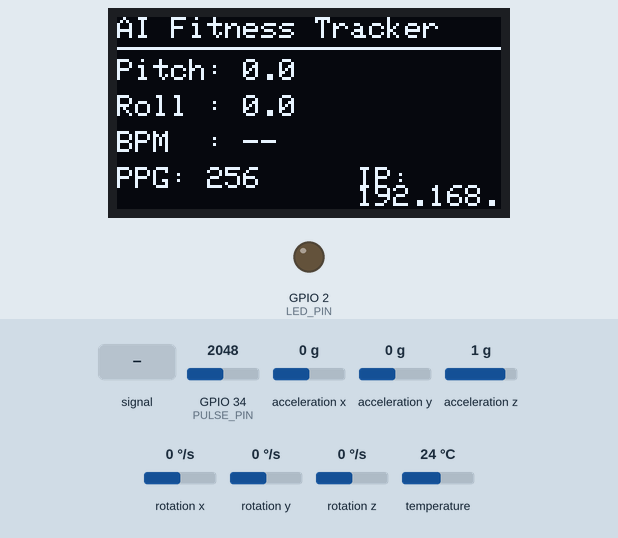
Simulated run of this sketch. Board: ESP32. Parts: 128×64 one-colour display, output pins drawn as LEDs (lit = HIGH). The inputs (shaded band) are chosen by the test bench; at power-on: GPIO 34 (PULSE_PIN) = 2048, acceleration x 0 g, acceleration y 0 g, acceleration z 1 g, rotation x 0 °/s, rotation y 0 °/s, rotation z 0 °/s, temperature 24 °C. WiFi joins after 1.5 s; servers stay silent unless stated; what the sketch prints to the serial monitor is not drawn.

Above: at 10.3 s.
10.4 s: GPIO 34 (PULSE_PIN) fed a 200 Hz sine of ±1842 counts around its level
At 10.66 s:
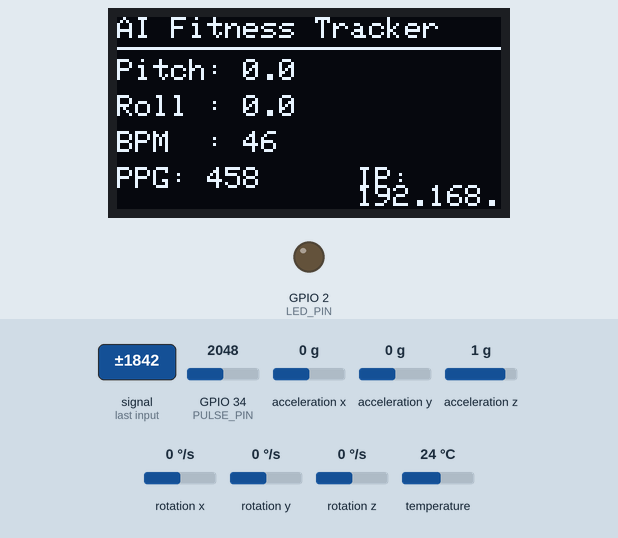
12.4 s: GPIO 34 (PULSE_PIN) set to 2866
At 13.2 s:
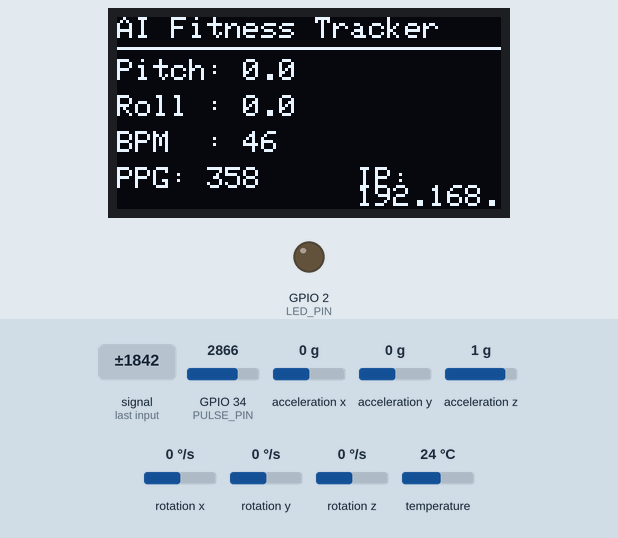
14.0 s: acceleration x set to -1.4 g
At 14.9 s:
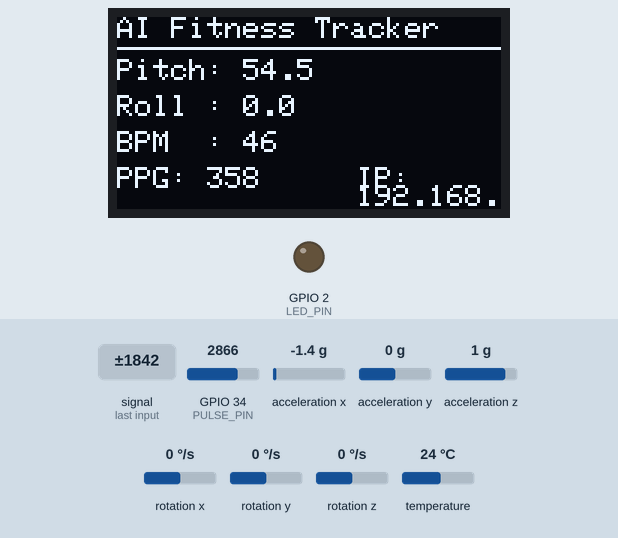
15.8 s: acceleration y set to -1.4 g
At 16.8 s:
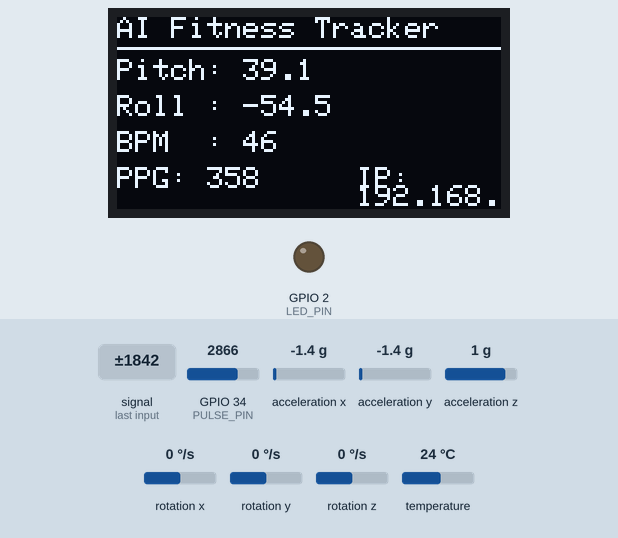
17.6 s: acceleration z set to -1.4 g
At 18.8 s:
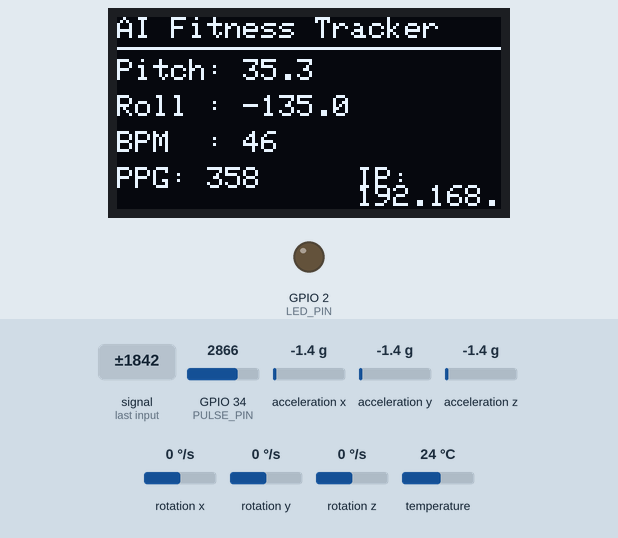
19.5 s: GPIO 34 (PULSE_PIN) fed a 1000 Hz sine of ±1023 counts around its level
At 19.72 s:
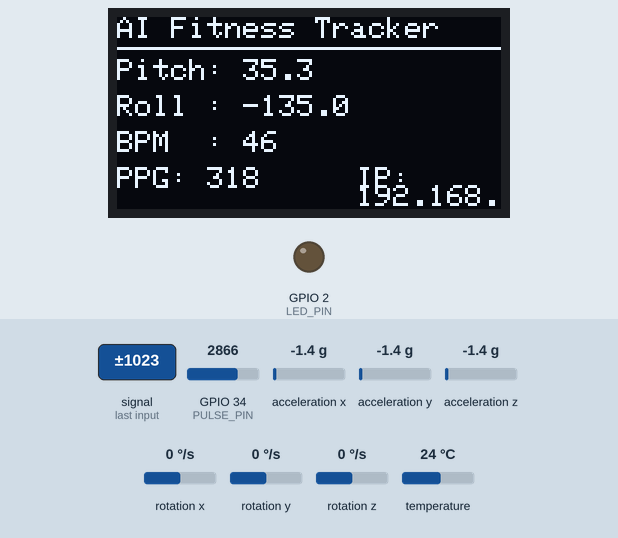
Timing chart, 0 to 22.1 s (numbered marks = the images above; inputs shaded):
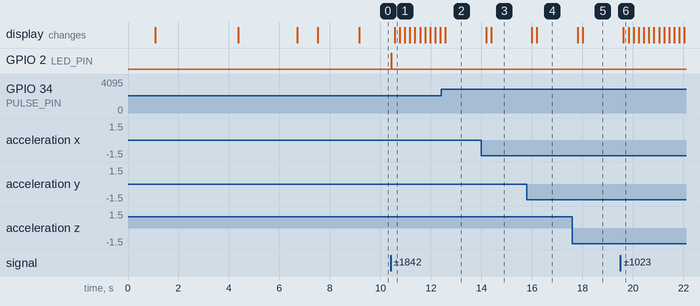

The sketch:

esp32_fitness_tracker.ino
```cpp
/*
  Final: ESP32 Fitness Tracker
  - MPU6050 (GY-521) with auto-calibration + smoothing
  - Circular analog pulse sensor (OUT -> ADC pin)
  - 0.96" OLED SSD1306 (I2C)
  - WiFi + WebSocket server (JSON broadcast)
  Notes:
    SDA -> GPIO 21, SCL -> GPIO 22
    Pulse OUT -> GPIO 34 (ADC)
    OLED address assumed 0x3C
    Replace WiFi SSID/PASSWORD below
*/

#include <WiFi.h>
#include <WebSocketsServer.h>
#include <Wire.h>
#include <Adafruit_GFX.h>
#include <Adafruit_SSD1306.h>
#include <Adafruit_MPU6050.h>
#include <Adafruit_Sensor.h>
#include <ArduinoJson.h>

// ======== CONFIG ========
const char* ssid = "Utkarsh's Galaxy A54 5G";
const char* password = "123456ab";

#define SCREEN_WIDTH 128
#define SCREEN_HEIGHT 64
#define OLED_ADDR 0x3C

#define I2C_SDA 21
#define I2C_SCL 22

#define PULSE_PIN 34   // analog input for circular pulse sensor
#define LED_PIN 2      // blink on beat

// ======== OBJECTS ========
Adafruit_SSD1306 display(SCREEN_WIDTH, SCREEN_HEIGHT, &Wire, -1);
Adafruit_MPU6050 mpu;
WebSocketsServer webSocket(81);

// ======== GLOBALS ========
// MPU / orientation
float pitch_smooth = 0.0f;
float roll_smooth  = 0.0f;
float pitch_offset = 0.0f;
float roll_offset  = 0.0f;
float yaw = 0.0f;
const float alpha = 0.90f;   // smoothing factor (0..1) higher = smoother/slower

// Raw sensor values for backend analytics
float ax_raw = 0.0f;
float ay_raw = 0.0f;
float az_raw = 0.0f;
float gx_dps = 0.0f;
float gy_dps = 0.0f;
float gz_dps = 0.0f;

// Pulse sensor
int sensorSignal = 0;        // ADC reading
int threshold = 520;         // adjust to your sensor; tune between ~480-550
bool pulseDetected = false;
unsigned long lastPeakTime = 0;
float bpm = 0.0f;
const int avgWindow = 8;
float bpmBuffer[avgWindow] = {0};
int bpmIndex = 0;
float avgBPM = 0.0f;

// Timing
unsigned long lastSend = 0;
const unsigned long sendInterval = 200;   // ms - broadcast interval
unsigned long lastDisplayUpdate = 0;
const unsigned long displayInterval = 200; // ms

// ======== PROTOTYPES ========
void displayIntro(const char* line1, const char* line2);
void calibrateMPU();
void readSensorsAndCompute();
void readPulse();
void updateDisplay();
void sendSensorData();
void webSocketEvent(uint8_t num, WStype_t type, uint8_t * payload, size_t length);

// ======== SETUP ========
void setup() {
  Serial.begin(115200);
  Wire.begin(I2C_SDA, I2C_SCL);

  pinMode(LED_PIN, OUTPUT);
  digitalWrite(LED_PIN, LOW);

  // OLED init
  if (!display.begin(SSD1306_SWITCHCAPVCC, OLED_ADDR)) {
    Serial.println("OLED init failed (address 0x3C?)");
    // halt here because display is important for this project
    for (;;);
  }
  display.clearDisplay();
  display.setTextColor(SSD1306_WHITE);
  displayIntro("AI Fitness Tracker", "Initializing...");

  // MPU6050 init
  if (!mpu.begin()) {
    displayIntro("MPU6050", "Connection Failed!");
    Serial.println("MPU6050 not found - check wiring");
    for (;;);
  }
  mpu.setAccelerometerRange(MPU6050_RANGE_2_G);
  mpu.setGyroRange(MPU6050_RANGE_250_DEG);
  mpu.setFilterBandwidth(MPU6050_BAND_21_HZ);
  delay(200);

  displayIntro("Calibrating MPU", "Keep device still");
  calibrateMPU();

  // WiFi
  displayIntro("WiFi", "Connecting...");
  WiFi.begin(ssid, password);
  Serial.print("Connecting to WiFi");
  int attempts = 0;
  while (WiFi.status() != WL_CONNECTED && attempts < 40) {
    delay(250);
    Serial.print(".");
    attempts++;
  }
  if (WiFi.status() == WL_CONNECTED) {
    Serial.println("\nWiFi connected");
    displayIntro("WiFi Connected", WiFi.localIP().toString().c_str());
  } else {
    Serial.println("\nWiFi connect failed");
    displayIntro("WiFi", "Failed!");
  }

  // WebSocket
  webSocket.begin();
  webSocket.onEvent(webSocketEvent);

  // Ready
  displayIntro("System Ready", "Streaming...");
  delay(800);

  // Initialize bpm buffer
  for (int i = 0; i < avgWindow; ++i) bpmBuffer[i] = 0.0f;
}

// ======== LOOP ========
void loop() {
  webSocket.loop();

  // sensor updates
  readSensorsAndCompute();

  // pulse read
  readPulse();

  // send via websocket at interval
  if (millis() - lastSend >= sendInterval) {
    lastSend = millis();
    sendSensorData();
  }

  // update OLED periodically
  if (millis() - lastDisplayUpdate >= displayInterval) {
    lastDisplayUpdate = millis();
    updateDisplay();
  }
}

// ======== FUNCTIONS ========

void displayIntro(const char* line1, const char* line2) {
  display.clearDisplay();
  display.setTextSize(1);
  display.setCursor(0, 10);
  display.println(line1);
  display.setCursor(0, 30);
  display.println(line2);
  display.display();
  delay(800);
}

void calibrateMPU() {
  const int N = 300;
  double ax = 0, ay = 0, az = 0;
  sensors_event_t a, g, temp;
  delay(300); // let sensor settle

  for (int i = 0; i < N; ++i) {
    mpu.getEvent(&a, &g, &temp);
    ax += a.acceleration.x;
    ay += a.acceleration.y;
    az += a.acceleration.z;
    delay(5);
  }
  ax /= N; ay /= N; az /= N;

  // compute static angles from averaged accel vector
  pitch_offset = atan2(-ax, sqrt(ay*ay + az*az)) * 180.0 / PI;
  roll_offset  = atan2(ay, az) * 180.0 / PI;

  Serial.print("Calib pitch_offset: "); Serial.println(pitch_offset);
  Serial.print("Calib roll_offset:  "); Serial.println(roll_offset);

  // set smoothers to zero initially
  pitch_smooth = 0.0f;
  roll_smooth = 0.0f;
}

void readSensorsAndCompute() {
  sensors_event_t a, g, temp;
  mpu.getEvent(&a, &g, &temp);

  float ax = a.acceleration.x;
  float ay = a.acceleration.y;
  float az = a.acceleration.z;

  // Store raw accel in g (~ m/s^2 / 9.81)
  ax_raw = ax / 9.80665f;
  ay_raw = ay / 9.80665f;
  az_raw = az / 9.80665f;

  float pitch_raw = atan2(-ax, sqrt(ay * ay + az * az)) * 180.0f / PI;
  float roll_raw  = atan2(ay, az) * 180.0f / PI;

  // apply offsets
  float pitch_corr = pitch_raw - pitch_offset;
  float roll_corr  = roll_raw  - roll_offset;

  // normalize into [-180, 180]
  if (pitch_corr > 180.0f) pitch_corr -= 360.0f;
  if (pitch_corr <= -180.0f) pitch_corr += 360.0f;
  if (roll_corr > 180.0f) roll_corr -= 360.0f;
  if (roll_corr <= -180.0f) roll_corr += 360.0f;

  // smoothing
  pitch_smooth = alpha * pitch_smooth + (1 - alpha) * pitch_corr;
  roll_smooth  = alpha * roll_smooth  + (1 - alpha) * roll_corr;

  // integrate yaw from gyro z (sensors_event_t.gyro is in rad/s)
  float gx_rad_s = g.gyro.x;
  float gy_rad_s = g.gyro.y;
  float gz_rad_s = g.gyro.z;
  float gx_deg_s = gx_rad_s * 180.0f / PI;
  float gy_deg_s = gy_rad_s * 180.0f / PI;
  float gz_deg_s = gz_rad_s * 180.0f / PI;
  gx_dps = gx_deg_s;
  gy_dps = gy_deg_s;
  gz_dps = gz_deg_s;
  yaw += gz_deg_s * ( (float)sendInterval / 1000.0f ); // coarse integration using sendInterval
  if (yaw > 180.0f) yaw -= 360.0f;
  if (yaw < -180.0f) yaw += 360.0f;
}

void readPulse() {
  sensorSignal = analogRead(PULSE_PIN);
  unsigned long now = millis();

  // Basic peak detection:
  if (sensorSignal > threshold && !pulseDetected) {
    pulseDetected = true;
    unsigned long interval = now - lastPeakTime;
    if (lastPeakTime != 0 && interval > 300 && interval < 2000) {
      float instantBPM = 60000.0f / (float)interval;
      // store in circular buffer
      bpmBuffer[bpmIndex] = instantBPM;
      bpmIndex = (bpmIndex + 1) % avgWindow;
      // compute average
      float sum = 0.0f; int cnt = 0;
      for (int i = 0; i < avgWindow; ++i) {
        if (bpmBuffer[i] > 0.1f) { sum += bpmBuffer[i]; cnt++; }
      }
      if (cnt > 0) avgBPM = sum / cnt;
      bpm = instantBPM;
      // blink LED briefly
      digitalWrite(LED_PIN, HIGH);
      delay(20);
      digitalWrite(LED_PIN, LOW);
    }
    lastPeakTime = now;
  }

  if (sensorSignal < threshold - 30) {
    pulseDetected = false;
  }
}

void updateDisplay() {
  display.clearDisplay();
  display.setTextSize(1);
  display.setCursor(0, 0);
  display.println("AI Fitness Tracker");
  display.drawLine(0, 10, SCREEN_WIDTH-1, 10, SSD1306_WHITE);

  display.setCursor(0, 14);
  display.print("Pitch: "); display.println(pitch_smooth, 1);

  display.setCursor(0, 26);
  display.print("Roll : "); display.println(roll_smooth, 1);

  display.setCursor(0, 38);
  display.print("BPM  : ");
  if (avgBPM > 35 && avgBPM < 200) display.println((int)round(avgBPM));
  else display.println("--");

  display.setCursor(0, 50);
  display.print("PPG: ");
  int ppgScaled = sensorSignal / 8; // reduce scale for readability
  display.println(ppgScaled);

  display.setCursor(80, 50);
  if (WiFi.status() == WL_CONNECTED) {
    display.print("IP:");
    String ip = WiFi.localIP().toString();
    display.setCursor(80, 56);
    display.print(ip);
  } else {
    display.print("WiFi: No");
  }

  display.display();
}

void sendSensorData() {
  StaticJsonDocument<256> doc;
  doc["pitch"] = round(pitch_smooth * 10.0f) / 10.0f;
  doc["roll"]  = round(roll_smooth  * 10.0f) / 10.0f;
  doc["yaw"]   = round(yaw * 10.0f) / 10.0f;

  // Provide raw accel/gyro for backend step detection and activity model
  doc["ax"] = ax_raw;
  doc["ay"] = ay_raw;
  doc["az"] = az_raw;
  doc["gx"] = gx_dps;
  doc["gy"] = gy_dps;
  doc["gz"] = gz_dps;

  // Standardize heart rate field naming (single field only)
  int hr = (int)round(avgBPM);
  doc["heartRate"] = hr;

  // Optional fields
  doc["wifi"]  = (WiFi.status() == WL_CONNECTED) ? "ok" : "lost";
  doc["timestamp"] = millis() / 1000.0f; // seconds

  String out;
  serializeJson(doc, out);
  // Debug: print outbound payload to Serial Monitor for verification
  Serial.println(out);
  webSocket.broadcastTXT(out);
}

// WebSocket event handler
void webSocketEvent(uint8_t num, WStype_t type, uint8_t * payload, size_t length) {
  switch (type) {
    case WStype_DISCONNECTED:
      Serial.printf("[%u] Disconnected\n", num);
      break;
    case WStype_CONNECTED: {
      IPAddress ip = webSocket.remoteIP(num);
      Serial.printf("[%u] Connected from %d.%d.%d.%d\n", num, ip[0], ip[1], ip[2], ip[3]);
      StaticJsonDocument<128> doc;
      doc["status"] = "connected";
      doc["device"] = "ESP32 Fitness Tracker";
      String resp; serializeJson(doc, resp);
      webSocket.sendTXT(num, resp);
      break;
    }
    case WStype_TEXT: {
      // Received text from client (e.g., commands)
      String msg = String((char*)payload);
      Serial.printf("[%u] Received: %s\n", num, msg.c_str());
      // Simple command parsing as JSON (safe)
      StaticJsonDocument<256> doc;
      DeserializationError err = deserializeJson(doc, msg);
      if (!err && doc.containsKey("command")) {
        String cmd = doc["command"].as<String>();
        if (cmd == "calibrate") {
          displayIntro("Calibration", "Running...");
          calibrateMPU();
          displayIntro("Calibration", "Done");
          webSocket.sendTXT(num, "{\"status\":\"calibrated\"}");
        } else if (cmd == "reset_yaw") {
          yaw = 0.0f;
          webSocket.sendTXT(num, "{\"status\":\"yaw_reset\"}");
        } else if (cmd == "set_threshold" && doc.containsKey("value")) {
          threshold = doc["value"].as<int>();
          webSocket.sendTXT(num, "{\"status\":\"threshold_set\"}");
        }
      }
      break;
    }
    default:
      break;
  }
}
```

Measured:
- after the input at 10.4 s, GPIO 2 (LED_PIN): LOW → HIGH at once, → LOW 0.02 s later; the display: changes after 0.16 s (image 1)
- after the input at 14.0 s, the display: first changes after 0.18 s (image 3 shows a later state)
- after the input at 15.8 s, the display: first changes after 0.19 s (image 4 shows a later state)
- after the input at 17.6 s, the display: first changes after 0.21 s (image 5 shows a later state)
- after the input at 19.5 s, the display: changes after 0.12 s (image 6)
